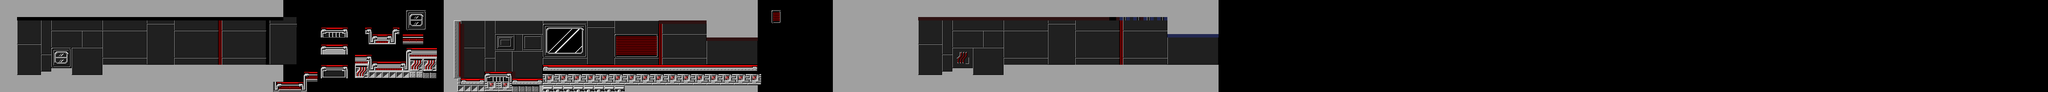

A level layout from a 2D game, rendered from its tile map. Below: a short description, then the map file with tile-grid data replaced by summaries:
An orthogonal 600x27 tile map with 8x8 px tiles, 2 tile layers (Tile Layer 1, Tile Layer 2) and 1 object (Player).

<map version="1.2" tiledversion="1.3.3" orientation="orthogonal" renderorder="right-down" width="600" height="27" tilewidth="8" tileheight="8" infinite="0" nextlayerid="4" nextobjectid="2">
 <editorsettings>
  <export target="../../resources/levels/grey_test.json" format="deathfloor-export" />
 </editorsettings>
 <tileset firstgid="1" source="../tsx/tiles_grey.tsx" />
 <layer id="1" name="Tile Layer 1" width="600" height="27">
  <data>[16200 cells, 8025 non-empty, 138 distinct tile ids]</data>
 </layer>
 <layer id="3" name="Tile Layer 2" width="600" height="27">
  <data>[16200 cells, 1126 non-empty, 186 distinct tile ids]</data>
 </layer>
 <objectgroup id="2" name="Player">
  <object id="1" name="Player" type="Player" x="192" y="136" width="16" height="20" />
 </objectgroup>
</map>
